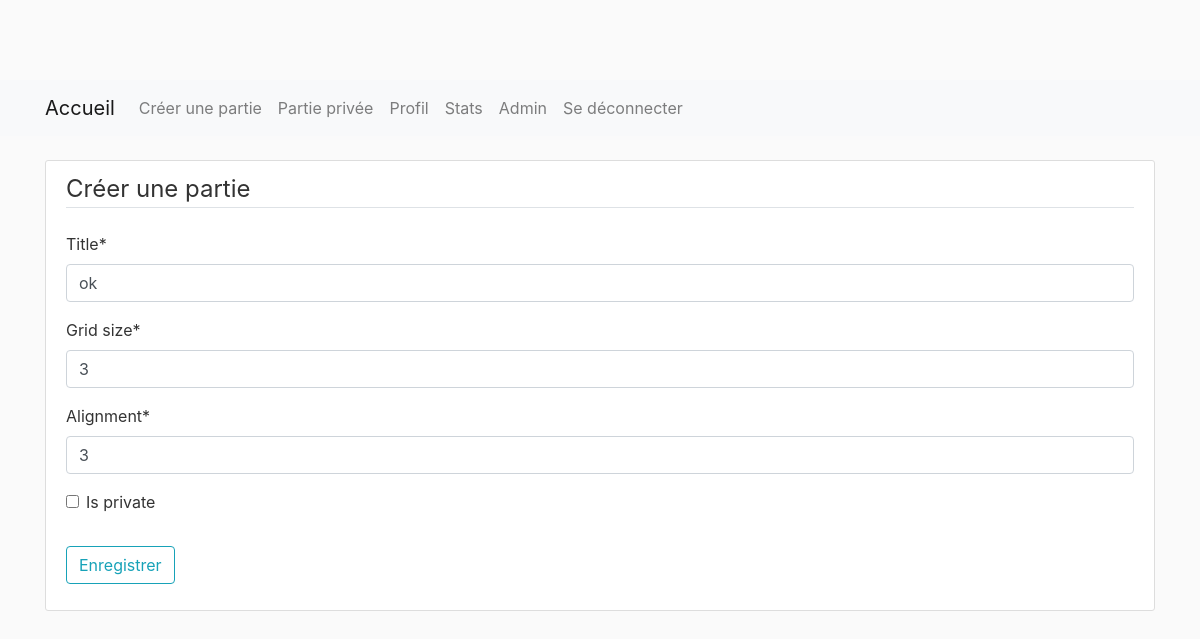
Page /game/34/update/ (signed in) on the committed database.
### morpion/models.py (models this page shows, shortened)
class Game(models.Model):
    creator = models.ForeignKey(User, on_delete=models.CASCADE)
    player2 = models.ForeignKey(User, on_delete=models.SET_NULL, blank=True, null=True, related_name='joined_games')
    active_player = models.CharField(max_length=20, default='')
    title = models.CharField(max_length=200)
    grid_size = models.PositiveIntegerField()
    alignment = models.PositiveIntegerField()
    STATUS_CHOICES = (
        ('waiting', 'Waiting'),
        ('started', 'Started'),
        ('completed', 'Completed'),
    )
    status = models.CharField(max_length=10, choices=STATUS_CHOICES, default='waiting')
    created_at = models.DateTimeField(auto_now_add=True)
    updated_at = models.DateTimeField(auto_now=True)
    is_private = models.BooleanField(default=False)
    access_code = models.CharField(max_length=6, blank=True, null=True)
    grid_data = models.JSONField(default=dict)

### morpion/views.py (the view, shortened to what this page needs)
# urls.py: path('game/<int:pk>/update/', GameUpdateView.as_view(), name='game-update'),
class GameUpdateView(LoginRequiredMixin, UserPassesTestMixin, UpdateView):
    model = Game
    fields = ['title', 'grid_size', 'alignment', 'is_private']
    def test_func(self):
        game = self.get_object()
        if self.request.user == game.creator:
            return True
        return False
    def get_context_data(self, **kwargs):
        context = super().get_context_data(**kwargs)
        context['title'] = 'Modifier'
        return context

### morpion/templates/morpion/game_form.html (shortened to what this page needs)
{% extends "morpion/base.html" %}
{% load crispy_forms_tags %}
{% block content %}
<div class="content-section">
    <form method="POST">
        <fieldset class="form-group">
            <legend class="border-bottom mb-4">Créer une partie</legend>
            {{ form|crispy }}
        </fieldset>
        <div class="form-group">
            <button class="btn btn-outline-info" type="submit">Enregistrer</button>
        </div>
    </form>
</div>
{% endblock content %}

### morpion/static/css/main.css (style rules this page uses)
body { background: #fafafa; color: #333333; margin-top: 5rem; }
.content-section { background: #ffffff; padding: 10px 20px; border: 1px solid #dddddd; border-radius: 3px; margin-bottom: 20px; }

### rows in the picture
Game: title "ok", grid_size "3", alignment "3"
